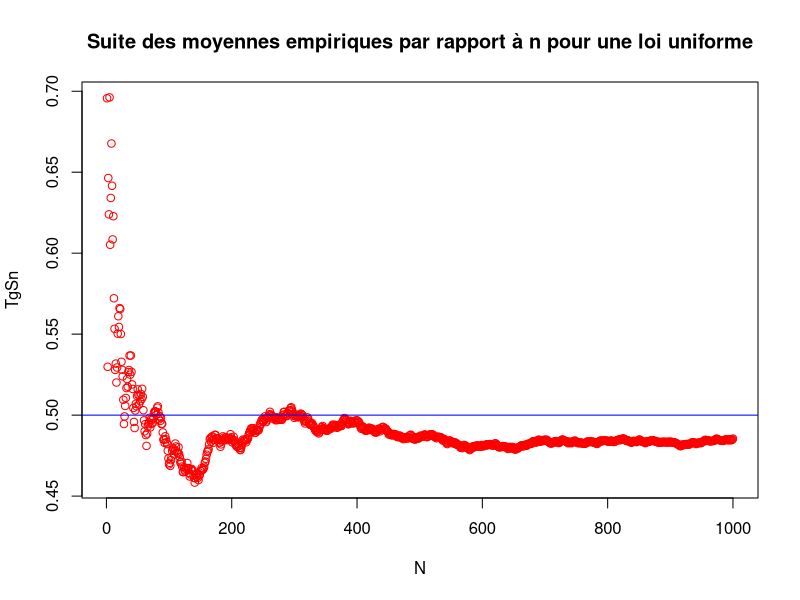

This chart was generated by the following R code:
n = 1000 #Nombre d'essaie 
esp = 1/2 #Espérance des Xk
Xk= runif(n,min=0,max=1)
Sn= cumsum(Xk) #Calcule de Sn
N = seq(1,n, by=1)
TgSn = Sn/N

plot(N,TgSn, col="red", main = "Suite des moyennes empiriques par rapport à n pour une loi uniforme")
abline(h=esp, col = "blue") #Tracer l'espérance sur le graphe 